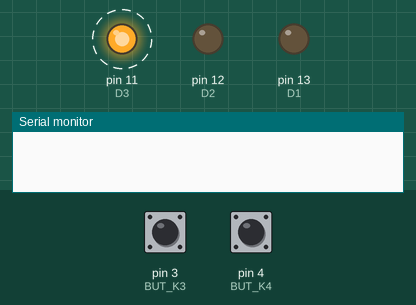
Recording of a sketch running on a simulated Arduino Uno, built with avr-gcc and run on an emulated ATmega328P. On the bench: output pins drawn as LEDs (lit = HIGH), the last lines printed to the serial monitor. Dashed ring = blinking. Inputs (shaded band) come from the test bench; at power-on: pin 3 (BUT_K3) HIGH, pin 4 (BUT_K4) HIGH.

Above: at 1.2 s.
1.3 s: pin 3 (BUT_K3) pulled LOW for 0.15 s
At 1.8 s:
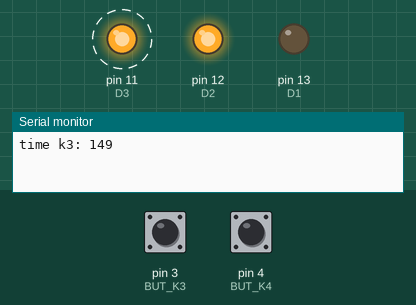
Timing chart, 0 to 10.3 s (numbered marks = the images above; inputs shaded):
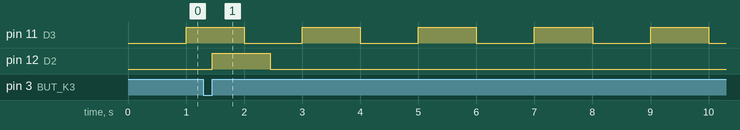

The sketch:

firmwaretestsolution.ino
```cpp
#define D1 13
#define D2 12
#define D3 11
#define D4 10
#define D5 9
#define D6 8
#define BUTTONPOWER 2
#define BUT_K3 3
#define BUT_K4 4
#define BTN_ON 0
#define BTN_OFF 1

typedef struct
{ unsigned long timer;
  bool flag;
  bool state;
  int pin;
} outputp, *poutputp;

typedef struct
{ unsigned long startT,stopT;
  bool flag,state,complete,check;
  int mode;
} button, *pbutton;

outputp LEDS[6];
button K3;
button K4;

int i = 0;
bool goflag = false;
unsigned long printtimer;


void setup()
{ Serial.begin(9600);  //not needed for any function of test- only intermittently for debugging issues via serial monitor
  LEDS[0].pin=D1;
  LEDS[1].pin=D2;
  LEDS[2].pin=D3;
  LEDS[3].pin=D4;
  LEDS[4].pin=D5;
  LEDS[5].pin=D6;
    pinMode(BUTTONPOWER, OUTPUT);
    pinMode(BUT_K3, INPUT_PULLUP);
    pinMode(BUT_K4, INPUT_PULLUP);
    pinMode(D1, OUTPUT);
    pinMode(D2, OUTPUT);
    pinMode(D3, OUTPUT);
    pinMode(D4, OUTPUT);
    pinMode(D5, OUTPUT);
    pinMode(D6, OUTPUT);
    printtimer=millis();
  for(i=0;i<=5;i++)
    LEDS[i].timer=millis();
};

void loop()
 {K3.state = digitalRead(BUT_K3);   // bitwise polling port regs
  K4.state = digitalRead(BUT_K4);   // would probably be faster...if time
  //Serial.println(K4.state);

  input_k3p();     //start stop time
  d12_handle();  //conditionals to process time for button press
  f_d12out();

  function_d3(); //flash d3 when powered on

  input_k4p();
  function_d456_out();
}

void input_k3p()
{ if(K3.state == BTN_ON and K3.flag == false  )
   { K3.startT=millis();
     K3.flag = true; };

 if(K3.state == BTN_OFF and K3.flag == true )
   { K3.stopT=millis();
     K3.complete = true; };
};


void input_k4p()
{
if(K4.state == BTN_ON and K4.flag == false)
  { K4.startT=millis();
    K4.flag = true;
  };

if(K4.state == BTN_OFF and K4.flag == true)
   { K4.stopT = millis();
     unsigned long tempB = K4.stopT-K4.startT;
    // Serial.print("time: ");
    //Serial.println(tempB);
      if (tempB>=20);
         { if (K4.mode==0)
              { goflag=true;
                  }else{K4.mode=1; };
         };
    K4.flag = false;
    };
};

void d12_handle()
{ if (K3.complete == true)
    { unsigned long tempA = K3.stopT-K3.startT;
     Serial.print("time k3: ");
     Serial.println(tempA);
     if (tempA<500)                             //DOESN'T STATE MUTUALLY EXCLUSIVITY, ALLOW
       { if (tempA >= 20 and tempA <=100)        //BOTH STATES TO RUN SIMULTANEOUSLY
           { K3.mode=1;
             LEDS[0].state = true;
             LEDS[0].timer=millis();
              }else if (tempA > 100 and tempA <500)
                     { K3.mode=2;
                       LEDS[1].state = true;
                       LEDS[1].timer=millis(); };
        }else{ K3.mode=0; };
        K3.flag = false;
        K3.complete= false;
        };
};

void f_d12out()
{ switch (K3.mode)
 { case 0:    if (LEDS[0].state != false)
               {digitalWrite(LEDS[0].pin,LOW);
                LEDS[0].state = false;
               };
               if (LEDS[1].state != false)
               {digitalWrite(LEDS[1].pin,LOW);
                LEDS[1].state = false;
                };
            break;
   case 1:  digitalWrite(LEDS[0].pin,HIGH);
               if ( millis()-LEDS[0].timer >= 1000)
                   {
                     digitalWrite(LEDS[0].pin,LOW);
                     K3.mode=0; };
            break;
    case 2: digitalWrite(LEDS[1].pin,HIGH);
               if ( millis()-LEDS[1].timer >= 1000)
                   {
                     digitalWrite(LEDS[1].pin,LOW);
                     K3.mode=0; };
             break;
    };
};

void function_d3()
{ if (millis()-LEDS[2].timer >= 1000)
    { LEDS[2].state= !LEDS[2].state;
      digitalWrite(LEDS[2].pin,LEDS[2].state);
      LEDS[2].timer=millis();  };
};

void function_d456_out()
{   switch(K4.mode)
  {
case 0:  if (goflag==true)
          K4.mode++;
          break;
case 1:  digitalWrite(LEDS[3].pin,HIGH);
         digitalWrite(LEDS[4].pin,LOW);
         digitalWrite(LEDS[5].pin,LOW);
         LEDS[3].timer=millis();
         K4.mode++;
         break;
case 2:  if ( millis()-LEDS[3].timer >= 500)
           {digitalWrite(LEDS[3].pin,LOW);
            K4.mode++;
           };
        break;
case 3:  digitalWrite(LEDS[3].pin,LOW);
         digitalWrite(LEDS[4].pin,HIGH);
         digitalWrite(LEDS[5].pin,LOW);
         LEDS[4].timer=millis();
         K4.mode++;
         break;
case 4: if ( millis()-LEDS[4].timer >= 500)
           {digitalWrite(LEDS[4].pin,LOW);
            K4.mode++;
           };
          break;
case 5:  digitalWrite(LEDS[3].pin,LOW);
         digitalWrite(LEDS[4].pin,LOW);
         digitalWrite(LEDS[5].pin,HIGH);
         LEDS[5].timer=millis();
         K4.mode++;
         break;
case 6:  if ( millis()-LEDS[5].timer >= 500)
         {digitalWrite(LEDS[5].pin,LOW);
          K4.mode++;
          };
           break;
case 7:    goflag=false;
           K4.mode=0;
           break;
  };
};
```

Measured:
- after the input at 1.3 s, pin 12 (D2): LOW → HIGH after 0.15 s, → LOW 1.0 s later
- by itself, pin 11 (D3): alternates HIGH for 1.0 s and LOW for 1.0 s
